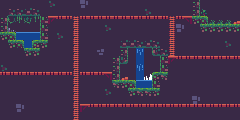

This is a level from a 2D game, rendered from its Tiled map with the project's own tilesets. A one-line summary and the complete map file follow:
An orthogonal 30x15 tile map with 8x8 px tiles, 1 tile layer (Фон).

<map version="1.5" tiledversion="1.7.2" orientation="orthogonal" renderorder="right-down" width="30" height="15" tilewidth="8" tileheight="8" infinite="0" nextlayerid="7" nextobjectid="1">
 <tileset firstgid="1" source="Tileset.tsx" />
 <layer id="1" name="Фон" width="30" height="15">
  <data encoding="csv">
49,50,51,52,53,54,23,49,50,51,29,53,54,54,54,49,50,51,49,50,49,50,51,52,25,50,51,49,53,54,
50,33,33,32,33,50,50,49,50,51,52,53,54,49,50,49,49,50,23,50,49,50,51,52,25,9,51,52,53,54,
25,40,41,43,42,22,17,11,11,20,11,11,11,11,11,11,11,11,11,11,11,20,11,12,14,16,4,4,4,6,
25,26,51,52,53,22,50,51,49,20,51,52,53,23,51,52,49,50,49,50,49,20,29,52,53,14,14,14,14,14,
14,16,1,1,1,22,50,23,49,20,50,51,52,53,54,49,49,50,49,50,49,20,50,51,52,49,50,51,52,53,
49,14,16,10,13,14,50,51,52,20,50,51,52,53,54,32,32,33,32,33,51,20,50,51,52,49,50,51,23,53,
49,50,51,14,14,49,50,51,52,20,49,50,24,52,53,25,49,28,49,31,33,20,50,51,52,49,50,51,52,53,
49,50,51,52,49,50,51,52,53,20,49,50,51,52,25,34,49,10,49,50,22,17,11,11,11,11,11,11,11,11,
23,49,50,51,49,50,51,52,53,20,49,49,50,51,25,53,49,37,49,50,22,49,50,51,52,49,50,51,52,53,
11,11,11,11,11,11,11,11,11,20,11,11,11,12,25,6,49,10,47,13,15,49,50,51,52,49,50,51,52,53,
50,49,50,49,49,50,51,52,53,20,52,49,49,50,15,14,16,1,1,22,51,52,49,50,51,49,50,51,52,53,
50,49,50,49,50,51,52,53,54,20,52,49,49,23,51,49,14,15,15,14,51,52,49,50,51,49,50,51,52,53,
50,49,50,49,50,51,52,53,54,20,52,49,49,50,49,49,50,49,49,50,51,52,49,50,29,49,50,51,52,53,
50,49,29,49,50,51,52,53,54,20,17,11,11,11,11,11,11,11,11,11,11,11,11,11,11,11,11,11,11,11,
49,49,49,50,51,52,53,54,49,20,51,49,49,49,49,50,51,49,49,50,51,52,53,49,49,49,50,51,52,53
</data>
 </layer>
</map>